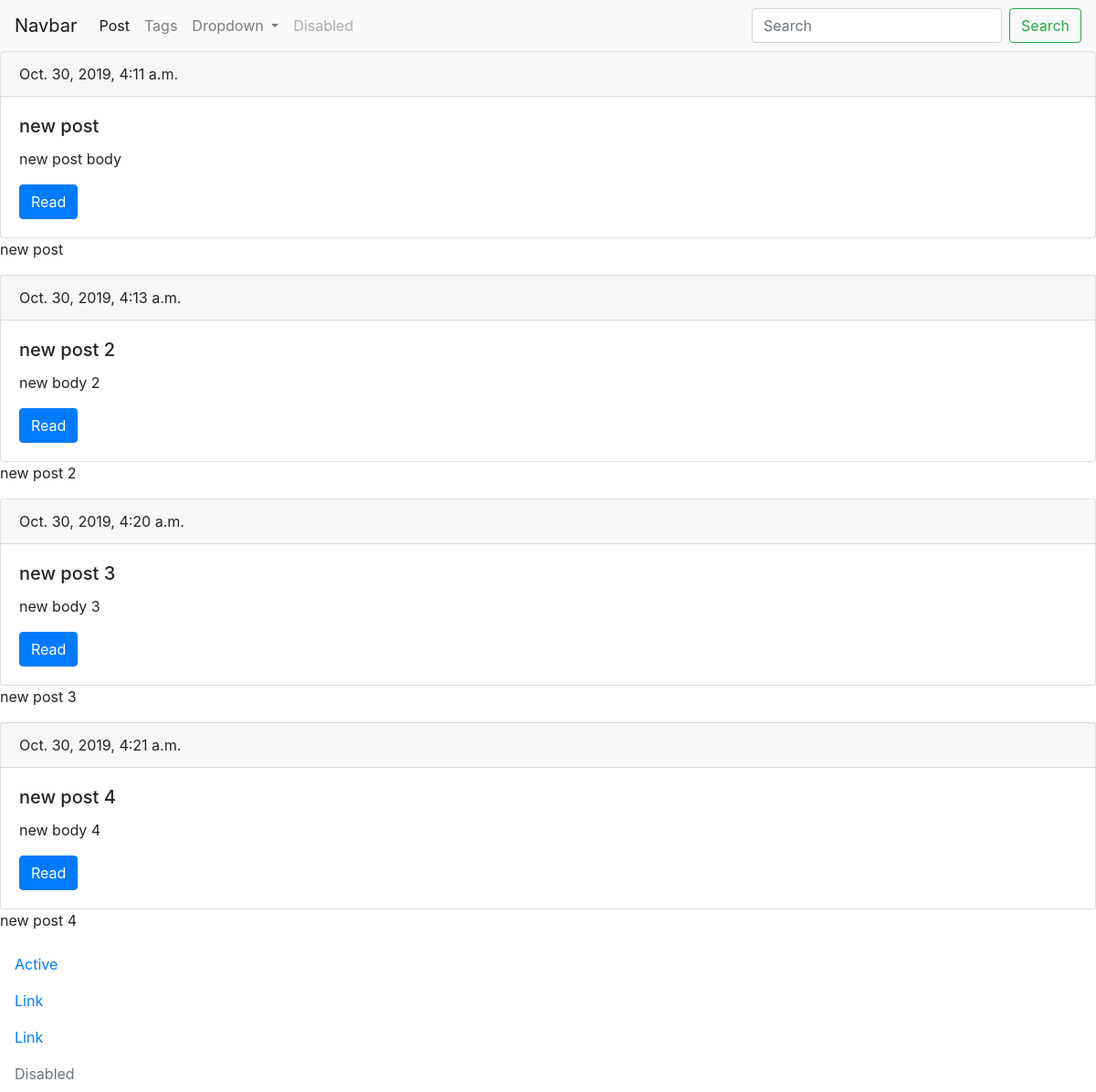
Screenshot of /blog/ with the database file from the repository.
### blog/models.py (models this page shows, shortened)
class Post(models.Model):
	title = models.CharField(max_length=150, db_index=True)
	slug = models.SlugField(max_length=150, unique=True)
	body = models.TextField(blank=True, db_index=True)
	date_pub = models.DateTimeField(auto_now_add=True)
	tags = models.ManyToManyField('Tag', blank=True, related_name='posts')

### blog/views.py (the view)
# urls.py: path('', posts_list, name='post_list_url'),
def posts_list(request):
	posts = Post.objects.all()
	return render(request, 'blog/index.html', context={'posts': posts})

### blog/templates/blog/index.html (shortened to what this page needs)
{% extends 'blog/base_blog.html'%}
{% block content %}
	{% for post in posts%}
		{% include 'blog/includes/post_card_template.html' %}
	<p>
	{{ post.title }}
	</p>
	{% endfor %}
{% endblock %}

### blog/templates/blog/base_blog.html
{% extends 'base.html' %}
{% block myblock %}
	<ul class="nav flex-column">
  <li class="nav-item">
    <a class="nav-link active" href="#">Active</a>
  </li>
  <li class="nav-item">
    <a class="nav-link" href="#">Link</a>
  </li>
  <li class="nav-item">
    <a class="nav-link" href="#">Link</a>
  </li>
  <li class="nav-item">
    <a class="nav-link disabled" href="#" tabindex="-1" aria-disabled="true">Disabled</a>
  </li>
</ul>
		{% endblock %}

### templates/base.html (shortened to what this page needs)
<html lang="en">
<head>
	<link rel="stylesheet" href="https://stackpath.bootstrapcdn.com/bootstrap/4.3.1/css/bootstrap.min.css">
	<body>
	<nav class="navbar navbar-expand-lg navbar-light bg-light">
  <a class="navbar-brand" href="#">Navbar</a>
  <div class="collapse navbar-collapse" id="navbarSupportedContent">
    <ul class="navbar-nav mr-auto">
      <li class="nav-item active">
        <a class="nav-link" href="{% url 'post_list_url' %}">Post<span class="sr-only">(current)</span></a>
      </li>
      <li class="nav-item">
        <a class="nav-link" href="{% url 'tags_list_url' %}">Tags</a>
      </li>
      <li class="nav-item dropdown">
        <a class="nav-link dropdown-toggle" href="#" id="navbarDropdown" role="button" data-toggle="dropdown" aria-haspopup="true" aria-expanded="false">
          Dropdown
        </a>
      </li>
      <li class="nav-item">
        <a class="nav-link disabled" href="#">Disabled</a>
      </li>
    </ul>
    <form class="form-inline my-2 my-lg-0">
      <input class="form-control mr-sm-2" type="search" placeholder="Search" aria-label="Search">
      <button class="btn btn-outline-success my-2 my-sm-0" type="submit">Search</button>
    </form>
  </div>
</nav>
		{% block content %}{% endblock %}
    {% block myblock %}{% endblock %}
	</body>
</head>
</html>

### blog/templates/blog/includes/post_card_template.html
<div class="card">
			<div class="card-header">
				{{post.date_pub}}
			</div>
			<div class="card-body">
				<h5 class="card-title">{{ post.title }}</h5>
				<p class="card-text">{{ post.body|truncatewords:15 }}</p>
				<a href="{% url 'post_detail_url' slug=post.slug %}" class="btn btn-primary">Read</a>
			</div>
</div>

### rows the page displays
Post: date_pub "Oct. 30, 2019, 4:11 a.m.", title "new post", body "new post body"
Post: date_pub "Oct. 30, 2019, 4:13 a.m.", title "new post 2", body "new body 2"
Post: date_pub "Oct. 30, 2019, 4:20 a.m.", title "new post 3", body "new body 3"
Post: date_pub "Oct. 30, 2019, 4:21 a.m.", title "new post 4", body "new body 4"
